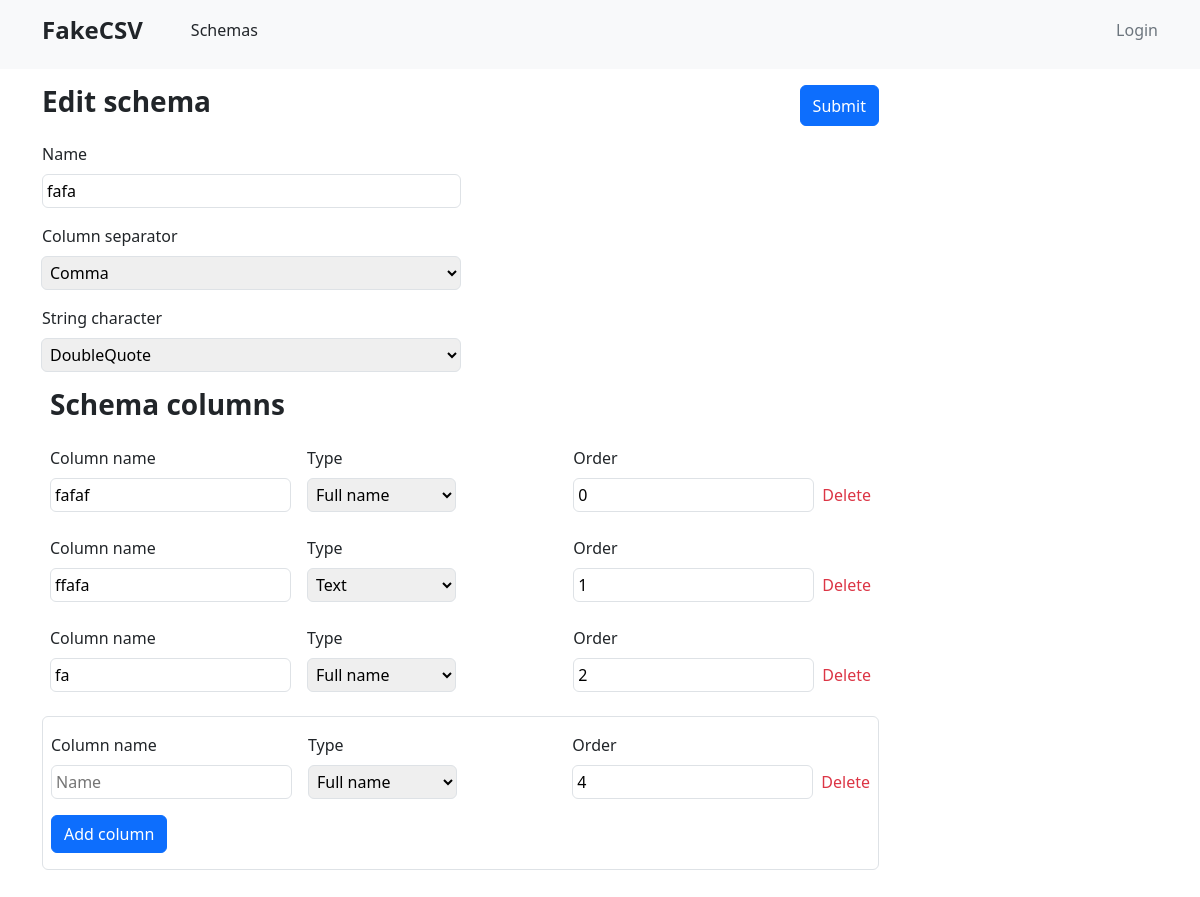
Page /data_schemas/edit_schema/149 on the committed database.
### data_schemas/models.py (models this page shows, shortened)
class Schema(models.Model):
    owner = models.ForeignKey(User, on_delete=models.CASCADE)
    title = models.CharField(max_length=250)
    column_separator = models.CharField(max_length=50)
    string_character = models.CharField(max_length=50)
    created_at = models.DateField(auto_now_add=datetime.datetime.now())
    updated_at = models.DateField(auto_now_add=datetime.datetime.now())

class SchemaColumn(models.Model):
    column_name = models.CharField(max_length=250)
    order = models.IntegerField()
    data_type = models.ForeignKey(DataType, on_delete=models.CASCADE)
    schema = models.ForeignKey(Schema, on_delete=models.CASCADE)
    created_at = models.DateField(auto_now_add=datetime.datetime.now())
    updated_at = models.DateField(auto_now_add=datetime.datetime.now())

class DataType(models.Model):
    column_type = models.CharField(max_length=50)
    def __str__(self):
        return self.column_type

### data_schemas/views.py (the view, shortened to what this page needs)
# urls.py: path('edit_schema/<int:pk>', edit_schema, name='edit_schema')
def edit_schema(request: HttpRequest, pk: int) -> HttpResponse:
    schema = Schema.objects.filter(id=pk).first()
    schema_columns = SchemaColumn.objects.filter(schema=schema).all()
    data_types = DataType.objects.filter().all()
    return render(request, "data_schemas/edit_schema.html", {'schema': schema,
                                                             'schema_columns': schema_columns,
                                                             'data_types': data_types})

### data_schemas/templates/data_schemas/edit_schema.html (shortened to what this page needs)
{% extends "base.html" %}
{% block content %}
    <div class="py-3 w-75">
        <form method="post">
            <div class="d-flex justify-content-between">
                <p class="h3 fw-semibold">Edit schema</p>
                <button type="submit" class="btn btn-primary">Submit</button>
            </div>
            <div class="d-flex flex-column mt-3">
                <div class="d-flex flex-column w-50">
                    <label>Name</label>
                    <input value="{{ schema.title }}" type="text" name="schema_title" id="schema_title" class="border border-muted rounded mt-2 p-1" required/>
                </div>
                <div class="mt-3">
                    <div class="input-group mb-3 d-flex flex-column w-50">
                      <label class="pb-2">Column separator</label>
                      <select type="text" name="schema_column_separator" id="schema_column_separator" class="custom-select p-1 border border-muted rounded" required>
                          <option value="{{ schema.column_separator }}" selected>{{ schema.column_separator }}</option>
                      </select>
                    </div>
                </div>
                <div class="">
                    <div class="input-group d-flex flex-column w-50">
                      <label class="pb-2">String character</label>
                      <select type="text" name="schema_string_character" id="schema_string_character" class="custom-select p-1 border border-muted rounded" required>
                          <option value="{{ schema.string_character }}" selected>{{ schema.string_character }}</option>
                      </select>
                    </div>
                </div>
            </div>
            <div class="mt-3 px-2" id="columns">
                <p class="h3 text-dark fw-semibold">Schema columns</p>
                {% for column in schema_columns %}
                    <div class="d-flex justify-content-between mt-4" id="column-{{ forloop.counter }}">
                    <div class="d-flex flex-row">
                        <div class="d-flex flex-column">
                            <label class="mb-2">Column name</label>
                            <input value="{{ column.column_name }}" type="text"  name="column_name" id="column_name" class="border border-muted rounded p-1 me-3" placeholder="Name"/>
                        </div>
                        <div class="d-flex flex-column">
                            <label class="mb-2">Type</label>
                            <select type="text"  name="column_type" id="column_type" class="custom-select p-1 border border-muted rounded mw-100">
                                <option value="{{ column.data_type }}" selected>{{ column.data_type }}</option>
                              </select>
                        </div>
                    </div>
                    <div class="d-flex flex-row align-items-center">
                        <div class="d-flex flex-column">
                            <label class="mb-2">Order</label>
                            <div class="d-flex flex-row align-items-center">
                                <input value="{{ column.order }}" type="number" name="column_order" id="column_order" class="border border-muted rounded p-1 me-2" value="0"/>
                                <a href="" onclick="deleteColumn(event, 'column-{{ forloop.counter }}')" class="text-decoration-none text-danger">Delete</a>
                            </div>
                        </div>
                    </div>
                </div>
                {% endfor %}
            </div>
        </form>
        <div class="border border-muted rounded px-2 mt-4 pb-3 mb-5">
                <div class="d-flex justify-content-between mt-3" id="new_column">
                     <div class="d-flex flex-row">
                        <div class="d-flex flex-column">
                            <label class="mb-2">Column name</label>
                            <input type="text" name="column_name" id="column_name" class="border border-muted rounded p-1 me-3" placeholder="Name"/>
                        </div>
                        <div class="d-flex flex-column">
                            <label class="mb-2">Type</label>
                            <select type="text" name="column_type" id="column_type" class="custom-select p-1 border border-muted rounded mw-100" id="inputGroupSelect05">
                                {% for type in data_types %}
                                        {% if forloop.counter == 1 %}
                                            <option selected>{{ type.column_type }}</option>
                                        {% else %}
                                            <option value="{{ type.column_type }}">{{ type.column_type }}</option>
                                        {% endif %}
                                {% endfor %}
                              </select>
                        </div>
                    </div>
                        <div class="d-flex flex-row align-items-center">
                        <div class="d-flex flex-column">
                            <label class="mb-2">Order</label>
                            <div class="d-flex flex-row align-items-center">
                                <input type="number" name="column_order" id="column_order" class="border border-muted rounded p-1 me-2" value="4" />
                                <a href="javascript:void(0)" id="delete_a" class="text-decoration-none text-danger">Delete</a>
                            </div>
                        </div>
                     </div>
                </div>
                <button class="btn btn-primary mt-3" onclick="addColumn(event)">Add column</button>
            </div>
    </div>
{% endblock %}

### rows in the picture
Schema: schema_title "fafa", schema_column_separator "Comma", schema_string_character "DoubleQuote"
SchemaColumn: column_name "fafaf", column_type "Full name", column_order "0"
SchemaColumn: column_name "ffafa", column_type "Text", column_order "1"
SchemaColumn: column_name "fa", column_type "Full name", column_order "2"

### other values in the picture
form field column_type "Full name"
